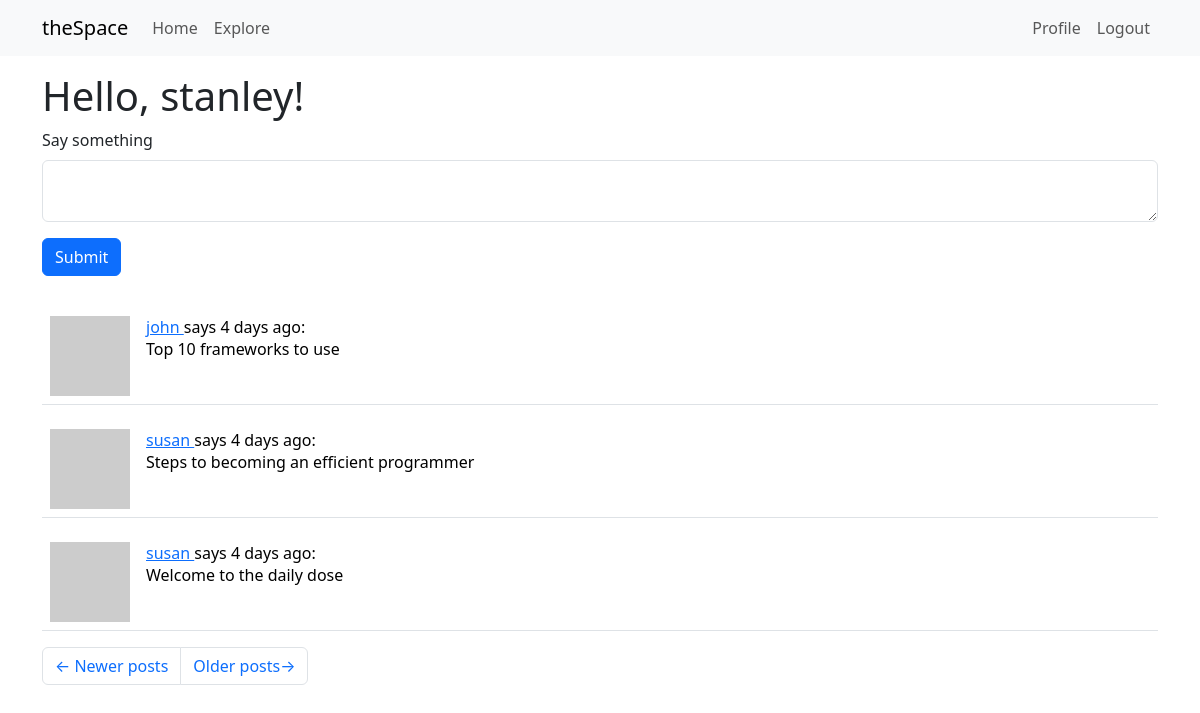
Screenshot of /index?page=3 (signed in) with the database file from the repository.
### app/models.py (models this page shows, shortened)
class User(UserMixin, db.Model):
    id: so.Mapped[int] = so.mapped_column(primary_key=True)
    username: so.Mapped[str] = so.mapped_column(sa.String(64), index=True, unique=True)
    email: so.Mapped[str] = so.mapped_column(sa.String(128), index=True, unique=True)
    password_hash: so.Mapped[Optional[str]] = so.mapped_column(sa.String(256))
    about_me: so.Mapped[Optional[str]] = so.mapped_column(sa.String(140))
    last_seen: so.Mapped[Optional[datetime]] = so.mapped_column(
            default=lambda: datetime.now(timezone.utc))
    posts: so.WriteOnlyMapped['Post'] = so.relationship(back_populates='author')
    following: so.WriteOnlyMapped['User'] = so.relationship(
            secondary=followers, primaryjoin=(followers.c.follower_id == id),
            secondaryjoin=(followers.c.followed_id == id),
            back_populates='followers')
    followers: so.WriteOnlyMapped['User'] = so.relationship(
            secondary=followers, primaryjoin=(followers.c.followed_id == id),
            secondaryjoin=(followers.c.follower_id == id),
            back_populates='following')
    def following_posts(self):
        Author = so.aliased(User)
        Follower = so.aliased(User)
        return (
            sa.select(Post)
            .join(Post.author.of_type(Author))
            .join(Author.followers.of_type(Follower), isouter=True)
            .where(sa.or_(
                Follower.id == self.id,
                Author.id == self.id,
            ))
            .group_by(Post)
            .order_by(Post.timestamp.desc())
        )
    def avatar(self, size):
        digest = md5(self.email.lower().encode('utf-8')).hexdigest()
        return f'https://www.gravatar.com/avatar/{digest}?d=identicon&s={size}'

class Post(db.Model):
    id: so.Mapped[int] = so.mapped_column(primary_key=True)
    body: so.Mapped[str] = so.mapped_column(sa.String(140))
    timestamp: so.Mapped[datetime] = so.mapped_column(
            index=True, default=lambda: datetime.now(timezone.utc))
    user_id: so.Mapped[int] = so.mapped_column(sa.ForeignKey(User.id),
                                                index=True)
    author: so.Mapped['User'] = so.relationship(back_populates='posts')

### app/routes.py (the view)
@app.route('/', methods=['GET', 'POST'])
@app.route('/index', methods=['GET', 'POST'])
@login_required
def index():
    form = PostForm()
    if form.validate_on_submit():
        post = Post(body=form.post.data, author=current_user)
        db.session.add(post)
        db.session.commit()
        flash('Your post is not live!')
        return redirect(url_for('index'))
    page = request.args.get('page', 1, type=int)
    posts = db.paginate(current_user.following_posts(), page=page,
                        per_page=app.config['POSTS_PER_PAGE'], error_out=False)
    next_url = url_for('index', page=posts.next_num) \
            if posts.has_next else None
    prev_url = url_for('index', page=posts.prev_num) \
            if posts.has_prev else None
    return render_template('index.html', title='theSpace', form=form,
                            posts=posts.items, next_url=next_url, prev_url=prev_url)

### app/forms.py
class PostForm(FlaskForm):
    post = TextAreaField('Say something', validators=[
        DataRequired(), Length(min=1, max=140)])
    submit = SubmitField('Submit')

### app/models.py (called while the page is built)
@login.user_loader
def load_user(id):
    return db.session.get(User, int(id))

### app/routes.py (called while the page is built)
@app.before_request
def before_request():
    if current_user.is_authenticated:
        current_user.last_seen = datetime.now(timezone.utc)
        db.session.commit()

### app/templates/index.html
{% extends "base.html" %}
{% import "bootstrap_wtf.html" as wtf %}
{% block content %}
    <h1>Hello, {{ current_user.username }}!</h1>
    {% if form %}
    {{ wtf.quick_form(form) }}
    {% endif %}
    {% for post in posts %}
        {% include "_post.html" %}
    {% endfor %}
    <nav aria-label="Post navigation">
	<ul class="pagination">
	    <li class="page-item{% if not prev_url %} disabled{% endif %}">
		<a class="page-link" href="{{ prev_url }}">
		    <span aria-hidden="true">&larr;</span> Newer posts
		</a>
	    </li>
	    <li class="page-item{% if not next_url %} disabled{% endif %}">
		<a class="page-link" href="{{ next_url }}">
		    Older posts<span aria-hidden="true">&rarr;</span>
		</a>
	    </li>
	</ul>
    </nav>
{% endblock %}

### app/templates/_post.html
<table class="table table-hover">
    <tr>
	<td width="70px">
	    <a href="{{ url_for('user', username=current_user.username) }}">
	    <img src="{{ post.author.avatar(70) }}">
	</td>
	<td>
	    <a href="{{ url_for('user', username=post.author.username) }}">
		    {{ post.author.username }}
	    </a>
	    says {{ moment(post.timestamp).fromNow() }}:
	    <br>
	    {{ post.body }}
	</td>
    </tr>
</table>

### rows the page displays
User: username "stanley"
Post: author.username "john", timestamp "4 days ago", body "Top 10 frameworks to use"
Post: author.username "susan", timestamp "4 days ago", body "Steps to becoming an efficient programmer"
Post: author.username "susan", timestamp "4 days ago", body "Welcome to the daily dose"

### other values shown
{{ field.label(class='form-label') }} "Say something"
